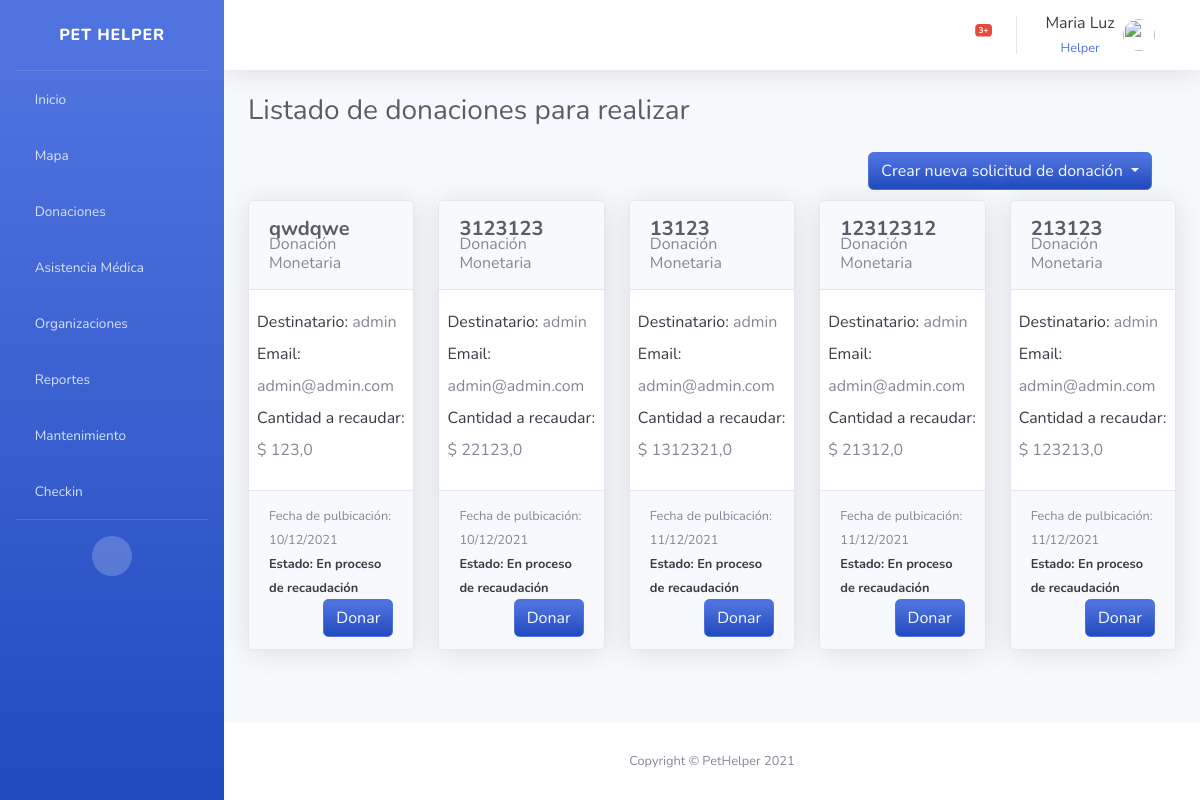
Screenshot of /solicitudes/ (signed in) with the database file from the repository.
### usuario/models.py (models this page shows, shortened)
class Usuario(AbstractBaseUser, PermissionsMixin):
    email = models.EmailField('Email', unique=True)
    username = models.CharField(max_length=25, unique=True)
    permiso = models.PositiveSmallIntegerField(choices=PERMISOS, null=True, default=1)
    apellido = models.CharField(max_length=25)
    date_joined = models.DateTimeField(default=timezone.now)
    DNI = models.CharField(max_length=8, default="", validators=[dni_regex])
    foto = models.ImageField(upload_to="usuario",blank=True, null=True)
    telefono = models.CharField(max_length=10, null=True, default="", help_text="Ejemplo: 2614247398")
    direccion = models.CharField(max_length=100, blank=True, null=True, help_text="Ejemplo: Maipu 123, Godoy Cruz, Mendoza")
    objects = UserManager()
    is_active = models.BooleanField('active', default=True)
    is_staff = models.BooleanField(default=True)
    USERNAME_FIELD = "email"
    REQUIRED_FIELDS = ["username"]

### solicitud/models.py (models this page shows, shortened)
class Solicitud_Donacion_Monetaria(ClaseModelo):
    titulo = models.TextField(max_length=100, null=False, blank=False)
    pedido = models.ImageField(upload_to="solicitud",blank=True, null=True)
    monto = models.FloatField(max_length=100, null=False, blank=False)
    veterinario = models.ForeignKey(Veterinario, on_delete=models.CASCADE, null=True)
    cbu = models.PositiveBigIntegerField(blank=True, null=True)
    alias = models.CharField(max_length=100, blank=True, null=True)
    nombre_titular = models.CharField(max_length=100, blank=True, null=True)
    nombre_banco = models.PositiveSmallIntegerField(choices=BANCOS, default="1")
    EstadoSolicitudMonetaria = models.PositiveSmallIntegerField(default="0")
    class Meta:
        verbose_name_plural = 'solicitudes_monetarias'

### solicitud/views.py (the view)
# urls.py: path('solicitudes/', login_required(SolicitudesListView.as_view()), name='solicitud_list'),
class SolicitudesListView(SinPrivilegios, generic.ListView):
    model = Solicitud_Donacion_Insumo
    permission_required = "solicitud.view_solicitud_donacion_monetaria"
    template_name = "solicitud/solicitud_list.html"
    login_url = 'bases/login.html'
    def get_context_data(self, **kwargs):
        context = super().get_context_data(**kwargs)
        context['solicitudes_insumos'] = Solicitud_Donacion_Insumo.objects.all()
        context['solicitudes_monetarias'] = Solicitud_Donacion_Monetaria.objects.all()
        context['cantidades_insumos'] = Cantidad_Insumo.objects.select_related('solicitud_insumo')
        context['insumos'] = Insumo.objects.all()
        return context

### solicitud/templates/solicitud/solicitud_list.html (shortened to what this page needs)
{% extends 'base/base.html' %} {% block page_content %}
<div class="container-fluid">
    <h1 class="h3 mb-4 text-gray-800">Listado de donaciones para realizar</h1>
        <div class="container" id="container-button">
            <div class="text-center">
                <div class="dropdown">
                    <button class="btn btn-primary btn-user bg-gradient-primary text-gray-100 dropdown-toggle" style="float: right;margin-bottom: 5px;" type="button" id="dropdownMenuButton" data-toggle="dropdown" aria-haspopup="true" aria-expanded="false">
                        Crear nueva solicitud de donación
                    </button>
                </div>
                <br>
            </div>
        </div><br>
        {% if not solicitudes_monetarias and not solicitudes_insumos %}
        <div class="alert alert-warning" role="alert">No hay solicitudes</div>
        {% else %}
        <div class="card-deck">
            {% for solicitud_monetaria in solicitudes_monetarias %}
            <div class="card shadow w-50">
                <div class="card-header py-3">
                    <h5 class="m-0 font-weight-bold text-gray-800">{{solicitud_monetaria.titulo}}</h5>
                    <h6 class="card-subtitle">Donación Monetaria</h6>
                </div>
                <div class="row card-body" style="column-gap: 10px;">
                    <div id="Destinatario">
                        <label class="text-gray-900"> Destinatario:  </label>
                        {% if solicitud_monetaria.uc.username and solicitud_monetaria.uc.apellido %}
                        <label >{{ solicitud_monetaria.uc.username}} {{ solicitud_monetaria.uc.apellido }} </label>
                        {% else %}
                        <label >{{ solicitud_monetaria.uc.username}}</label>
                        {% endif %}
                        {% if solicitud_monetaria.uc.telefono %}
                        <br><label class="text-gray-900"> Telefono:  </label>
                        <label >{{ solicitud_monetaria.uc.telefono }}</label>
                        {% else %}
                        <br><label class="text-gray-900"> Email:  </label>
                        <label >{{ solicitud_monetaria.uc.email }}</label>
                        {% endif %}
                        <div id= "cantidad_recaudada">
                            <label class="text-gray-900"> Cantidad a recaudar:  </label>
                            <label>$ {{ solicitud_monetaria.monto }}</label>
                        </div>
                    </div>
                </div>
                <div class="card-footer">
                    <small class="text-muted">Fecha de pulbicación: {{ solicitud_monetaria.fc|date:"d/m/Y" }}</small><br>
                    {% if solicitud_monetaria.monto == 0 %}
                    <small class="text-gray-900"><strong>Estado: Recaudación completa</strong></small>
                    {% else %}
                    <small class="text-gray-900"><strong>Estado: En proceso de recaudación</strong></small>
                    <a href="{% url 'donacionV2:donacion_monetaria_new' solicitud_monetaria.id %}"  type="button" class="btn btn-primary btn-user bg-gradient-primary text-gray-100" style="float: right;">Donar</a>
                    {% endif %}
                </div>
            </div>
            {% endfor %}
        </div>
        {% endif %}
</div>
{% endblock %}

### templates/base/base.html (shortened to what this page needs)
{% load static %}
<!DOCTYPE html>
<html lang="en">
<head>
    <link href="{% static 'base/vendor/fontawesome-free/css/all.min.css' %}" rel="stylesheet" type="text/css">
    <link href="{% static 'base/css/sb-admin-2.min.css' %}" rel="stylesheet">
    <link href='https://api.mapbox.com/mapbox-gl-js/v2.5.1/mapbox-gl.css' rel='stylesheet' />
    <link rel="stylesheet" type="text/css" href="https://cdn.datatables.net/1.11.3/css/jquery.dataTables.css">
    <link rel="stylesheet" href="https://cdnjs.cloudflare.com/ajax/libs/font-awesome/4.7.0/css/font-awesome.min.css">
    <link href="{% static 'base/css/star.css' %}" rel="stylesheet">
</head>
<body id="page-top" class="bg-gradient-primary">
    {% block side_bar %}
    <div id="wrapper">
        <ul class="navbar-nav bg-gradient-primary sidebar sidebar-dark accordion" id="accordionSidebar">
            <a class="sidebar-brand d-flex align-items-center justify-content-center" href="{% url 'bases:home' %}">
                <div class="sidebar-brand-text mx-3">Pet Helper</div>
            </a>
            <hr class="sidebar-divider my-0">
            <li class="nav-item">
                <a class="nav-link" href="{% url 'bases:home' %}">
                    <i class="fas fa-home"></i>
                    <span>Inicio</span></a>
            </li>
            {% if perms.mapa.view_direccion %}
            <li class="nav-item">
                <a class="nav-link collapsed" href="{% url 'mapa:mapa_list' %}">
                    <i class="fas fa-map-marker-alt"></i>
                    <span>Mapa</span>
                </a>
            </li>
            {% endif %}
            {% if perms.solicitud.view_solicitud_donacion_monetaria %}
            <li class="nav-item">
                <a class="nav-link" href="{% url 'solicitud:solicitud_list' %}">
                    <i class="fas fa-hand-holding-usd"></i>
                    <span>Donaciones</span>
                </a>
            </li>
            {% endif %}
            <li class="nav-item">
                <a class="nav-link collapsed" href="#" data-toggle="collapse" data-target="#collapseUtilities" aria-expanded="true" aria-controls="collapseUtilities">
                    <i class="fas fa-briefcase-medical"></i>
                    <span>Asistencia Médica</span>
                </a>
            </li>
            <li class="nav-item">
                <a class="nav-link" href="{% url 'organizaciones:listar_organizaciones' %}">
                    <i class="fas fa-users"></i>
                    <span>Organizaciones</span></a>
            </li>
            <li class="nav-item">
                <a class="nav-link" href="{% url 'reportes:reportes_list' %}">
                    <i class="fas fa-chart-bar"></i>
                    <span>Reportes</span></a>
            </li>
            <li class="nav-item">
                <a class="nav-link" href="{% url 'mantenimiento:backups' %}">
                    <i class="fas fa-chart-bar"></i>
                    <span>Mantenimiento</span></a>
            </li>
            <li class="nav-item">
                <a class="nav-link" href="{% url 'organizaciones:checkin' user.email %}">
                    <i class="fas fa-chart-bar"></i>
                    <span>Checkin</span></a>
            </li>
            <hr class="sidebar-divider d-none d-md-block">
            <div class="text-center d-none d-md-inline">
                <button class="rounded-circle border-0" id="sidebarToggle"></button>
            </div>
        </ul>
        {% endblock side_bar %}
        <div id="content-wrapper" class="d-flex flex-column">
            <div id="content">
                {% block top_bar %}
                <nav class="navbar navbar-expand navbar-light bg-white topbar mb-4 static-top shadow">
                    <ul class="navbar-nav ml-auto">
                        <li class="nav-item dropdown no-arrow mx-1">
                            <a class="nav-link dropdown-toggle" href="#" id="alertsDropdown" role="button" data-toggle="dropdown" aria-haspopup="true" aria-expanded="false">
                                <i class="fas fa-bell fa-fw"></i>
                                <span class="badge badge-danger badge-counter">3+</span>
                            </a>
                        </li>
                        <li class="nav-item dropdown no-arrow">
                            <a class="nav-link dropdown-toggle" href="#" id="userDropdown" role="button" data-toggle="dropdown" aria-haspopup="true" aria-expanded="false">
                                <span class="mr-2 d-none d-lg-inline text-gray-900 text-center">
                                    {{ user.username }}<br>
                                    {% if user.is_superuser %}
                                    <small class="text-primary">Superadmin</small>
                                    {% else %}
                                    <small class="text-primary">{{ user.get_permiso_display }}</small>
                                    {% endif %}
                                </span>
                                {% if user.foto %}
                                <img class="img-profile rounded-circle" src="{{ user.foto.url }}">
                                {% else %}
                                <img class="img-profile rounded-circle" src="{% static 'base/img/undraw_profile.svg' %}">
                                {% endif %}
                                <i class="fas fa-sort-down" style="margin-left: 5px;"></i>
                            </a>
                        </li>
                    </ul>
                </nav>
                {% endblock top_bar %}
                {% block page_content %}{% endblock %}
                {% block footer %}
            </div>
            <footer class="sticky-footer bg-white">
                <div class="container my-auto">
                    <div class="copyright text-center my-auto">
                        <span>Copyright &copy; PetHelper 2021</span>
                    </div>
                </div>
            </footer>
        </div>
        {% endblock %}
    </div>
</body>
</html>

### rows the page displays
Usuario: username "Maria Luz", permiso "Helper"
Solicitud_Donacion_Monetaria: titulo "qwdqwe", uc.username "admin", uc.email "admin@admin.com", monto "123,0", fc "10/12/2021", shows "Estado: En proceso de recaudación"
Solicitud_Donacion_Monetaria: titulo "3123123", uc.username "admin", uc.email "admin@admin.com", monto "22123,0", fc "10/12/2021", shows "Estado: En proceso de recaudación"
Solicitud_Donacion_Monetaria: titulo "13123", uc.username "admin", uc.email "admin@admin.com", monto "1312321,0", fc "11/12/2021", shows "Estado: En proceso de recaudación"
Solicitud_Donacion_Monetaria: titulo "12312312", uc.username "admin", uc.email "admin@admin.com", monto "21312,0", fc "11/12/2021", shows "Estado: En proceso de recaudación"
Solicitud_Donacion_Monetaria: titulo "213123", uc.username "admin", uc.email "admin@admin.com", monto "123213,0", fc "11/12/2021", shows "Estado: En proceso de recaudación"
